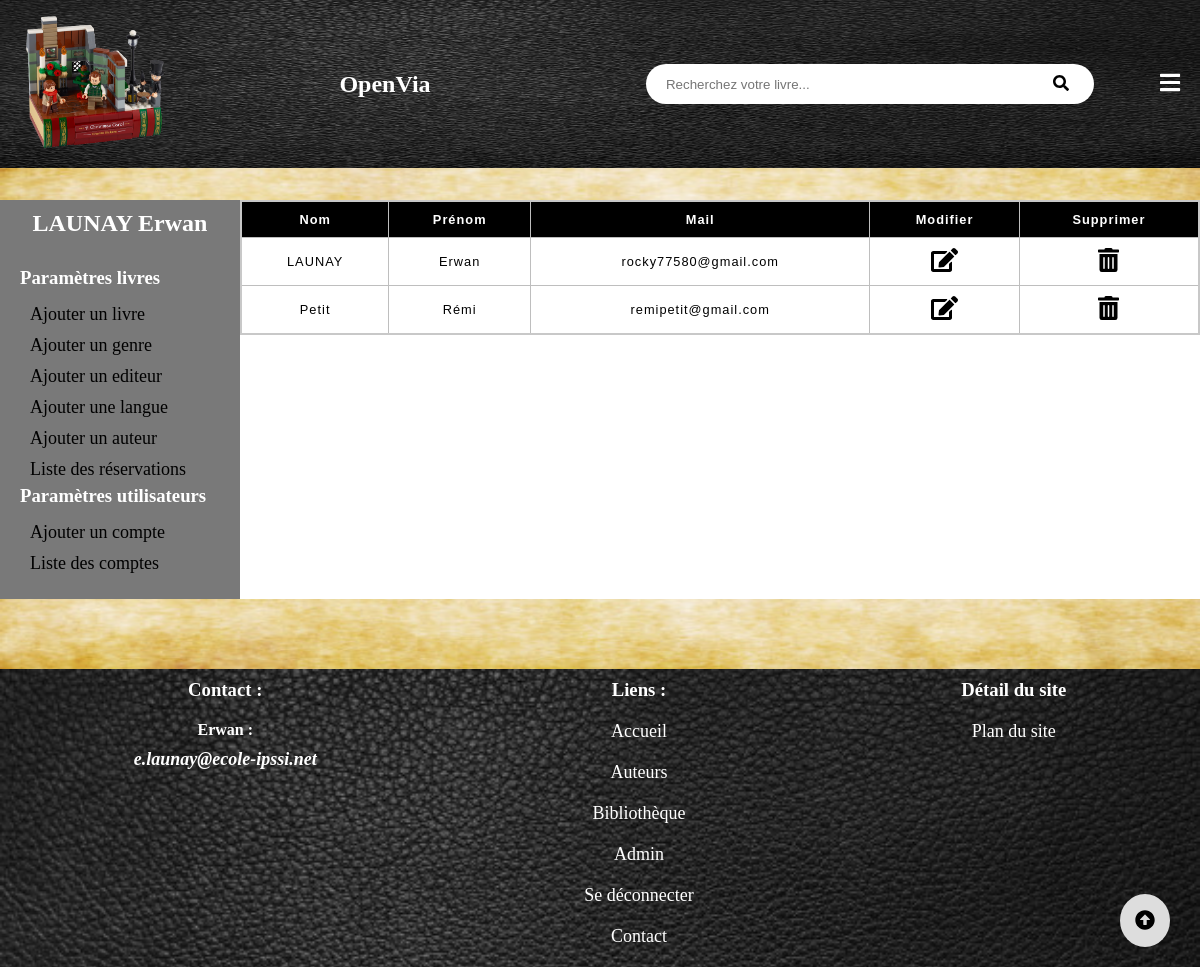
Before: /admin/listecompte.php (signed in) with the older database file.
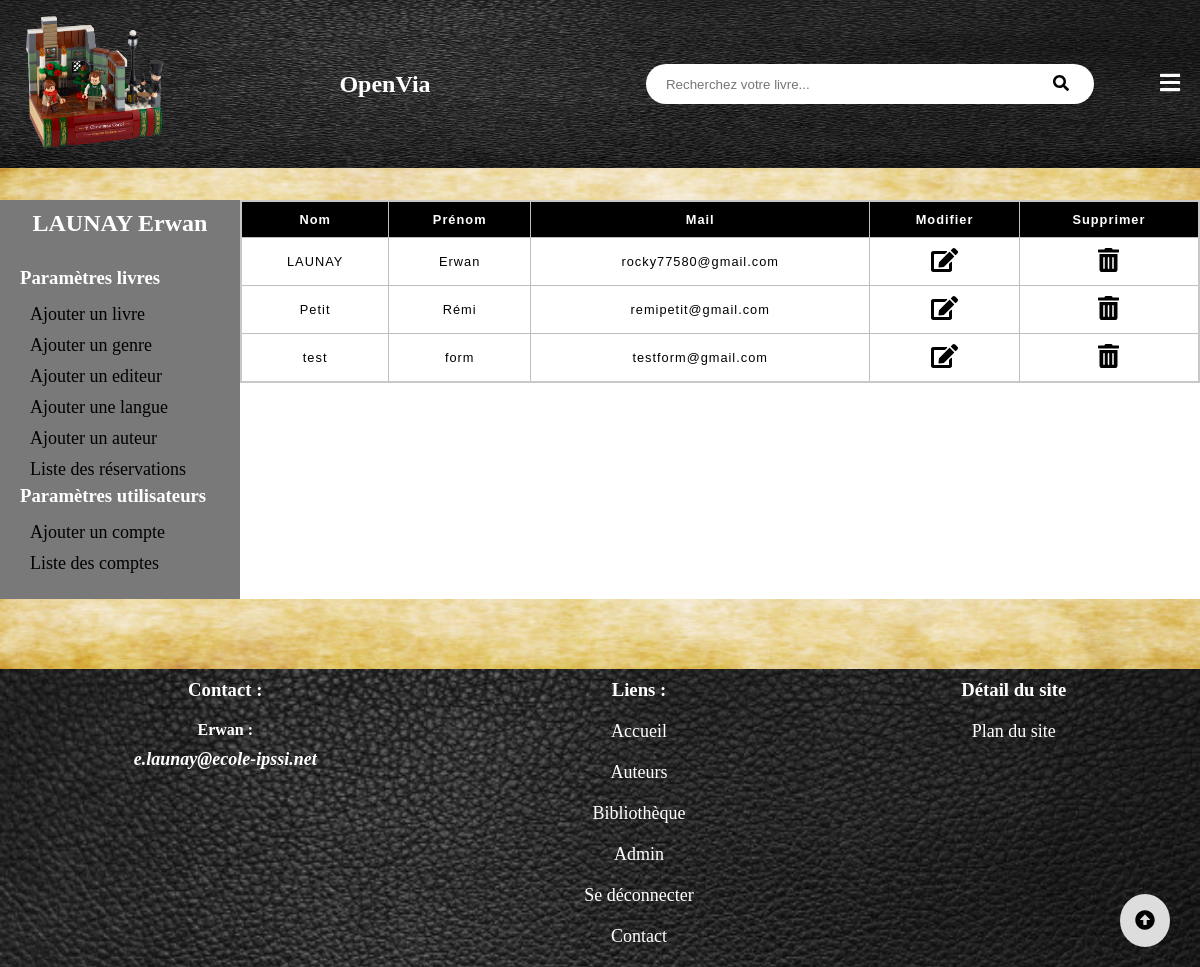
After: the same page with the newer database file.
### tables this page shows
CREATE TABLE IF NOT EXISTS `utilisateur` (
  `idUtilisateur` int(11) NOT NULL AUTO_INCREMENT,
  `idClient` int(11) NOT NULL,
  `admin` int(11) NOT NULL DEFAULT '0',
  `nom` varchar(50) DEFAULT NULL,
  `prenom` varchar(50) DEFAULT NULL,
  `email` varchar(50) DEFAULT NULL,
  `mdp` varchar(50) NOT NULL,
  PRIMARY KEY (`idUtilisateur`)
);

### admin/listecompte.php (the view)
<?php require"../admin.php";?>
		<div class="droit">
			<form method="POST">
				<table>
					<thead>
						<th>Nom</th>
						<th>Prénom</th>
						<th>Mail</th>
						<th>Modifier</th>
						<th>Supprimer</th>
					</thead>
					<tbody>
						<?php foreach ($resuser as $ligne) {?>
						<tr>
							<td><?php echo $ligne['nom'] ?></td>
							<td><?php echo $ligne['prenom'] ?></td>
							<td><?php echo $ligne['email'] ?></td>
							<td><a href="modifcompte.php?id=<?php echo $ligne['idUtilisateur'];?>"><i class="fas fa-edit"></i></a></td>
							<td><a href=""><i class="fas fa-trash-alt"></i></a></td>
						</tr>
						<?php } ?>
					</tbody>
				</table>
			</form>
		</div>
	</div>
</main>
<?php require "../Footer/footer.php"; ?>

Changed rows visible on the page:
added utilisateur: nom "test", prenom "form", email "testform@gmail.com"
